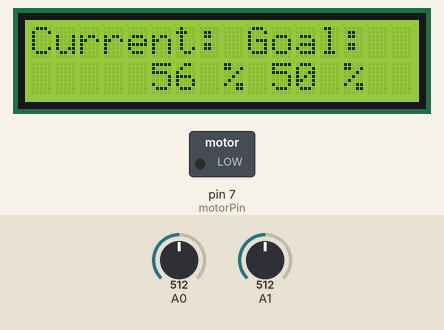
Simulated run of this sketch. Board: Arduino Uno, built with avr-gcc and run on an emulated ATmega328P. Shown: 16×2 character LCD, switched loads named in the sketch (green lamp = pin HIGH). Inputs (shaded band) come from the test bench; at power-on: A0 = 512, A1 = 512. Pins used as bus, display or sensor lines are not drawn.

Above: at 1.2 s.
1.3 s: A0 set to 548
At 1.7 s:
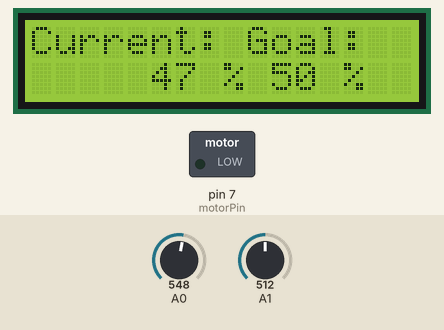
4.3 s: A0 set to 568
At 5.5 s:
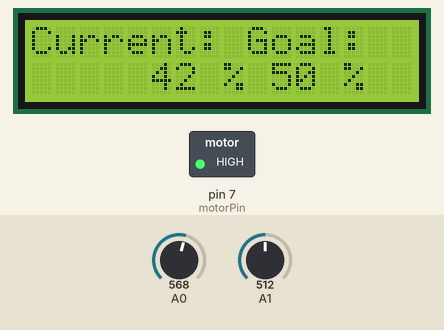
5.9 s: A1 set to 716
At 6.8 s:
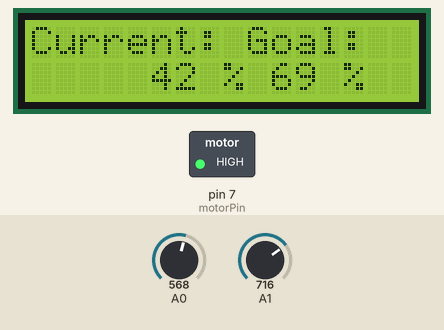
7.4 s: A1 set to 900
At 8.1 s:
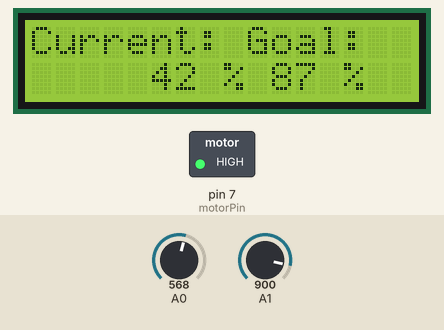
8.9 s: A0 set to 511
At 9.3 s:
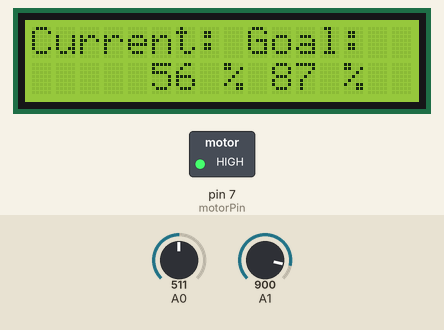
10.5 s: A1 set to 1023
At 11.8 s:
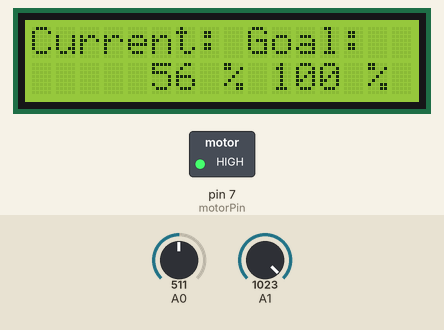
Timing chart, 0 to 13.0 s (numbered marks = the images above; inputs shaded):
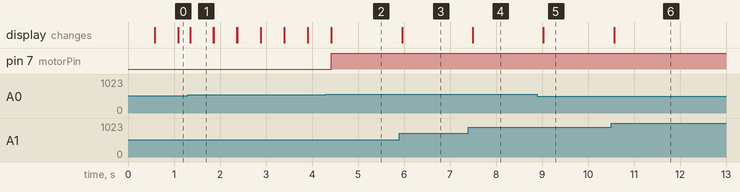

Measured:
- the behaviour switches between 558 and 559 on A0 (found by bisection; images 1 and 2)
- after the input at 1.3 s, the display: changes after 0.05 s (image 1)
- after the input at 4.3 s, pin 7 (motorPin): LOW → HIGH after 0.12 s; the display: first differs from a run without the input after 0.12 s (image 2)
- after the input at 5.9 s, the display: changes after 0.06 s (image 3)
- after the input at 7.4 s, the display: changes after 0.09 s (image 4)
- after the input at 8.9 s, the display: changes after 0.13 s (image 5)
- after the input at 10.5 s, the display: changes after 0.07 s (image 6)

The sketch:

V1.ino
```cpp
 #include <LiquidCrystal.h>

#define CONTRAST 60    // LCD screen constrast
#define AIRVAL 750   //you need to replace this value with Value_1
#define WATERVAL 325  //you need to replace this value with Value_2
int soilMoistureValue = 0;
int soilMoisturePercent=0;
int targetMoisturePercent= 0;
int motorPin = 7;
int contrastPin = 10;
int desiredMoistureValue;

const int rs = 12, en = 11, d4 = 5, d5 = 4, d6 = 3, d7 = 2;
LiquidCrystal lcd(rs, en, d4, d5, d6, d7);

void setup() {
  pinMode(motorPin, OUTPUT);
  Serial.begin(9600);// open serial port, set the baud rate to 9600 bps
  analogWrite(contrastPin, CONTRAST);
  lcd.begin(16, 2);
  lcd.clear();
}

void loop() {

  // Collect and process sensor data
  desiredMoistureValue = analogRead(A1);
	soilMoistureValue = analogRead(A0);
	soilMoisturePercent = map(soilMoistureValue, AIRVAL, WATERVAL, 0, 100);
  targetMoisturePercent = map(desiredMoistureValue, 0, 1023, 0, 100);


  if (soilMoisturePercent < targetMoisturePercent - 5){
    while (soilMoisturePercent < targetMoisturePercent + 10) {
      digitalWrite(motorPin, HIGH); // Turn on motor

      // Read sensors
      desiredMoistureValue = analogRead(A1);
      soilMoistureValue = analogRead(A0);
      soilMoisturePercent = map(soilMoistureValue, AIRVAL, WATERVAL, 0, 100);
      targetMoisturePercent = map(desiredMoistureValue, 0, 1023, 0, 100);

      printMoistureValue(soilMoisturePercent, targetMoisturePercent);
      //Serial.println(soilMoistureValue);
    }
  }

  analogWrite(motorPin, 0);
  printMoistureValue(soilMoisturePercent, targetMoisturePercent);
  //Serial.println(soilMoistureValue);
}


void printMoistureValue(int smp, int dmv) {
  //Serial.print(smp);
  //Serial.println("%");

  if (smp < 0) {
    smp = 0;
  } else if (smp > 100) {
    smp = 100;
  }

  lcd.setCursor(0, 0);
  lcd.print("Current:");
  lcd.setCursor(9, 0);
  lcd.print("Goal:");
  lcd.setCursor(5, 1);
  lcd.print(smp);
  lcd.print(" %");
  lcd.setCursor(10, 1);
  lcd.print(dmv);
  lcd.print(" %");
  delay(250);
  lcd.clear();
}
```
